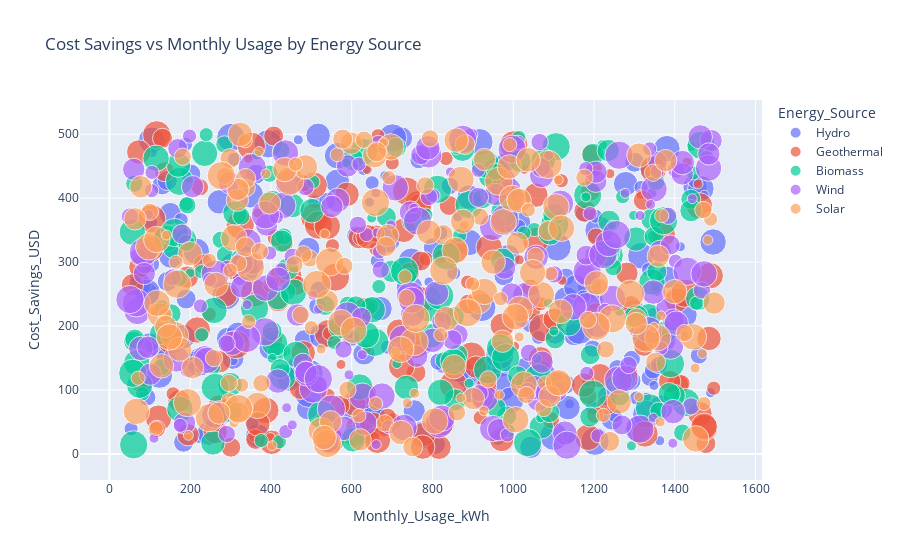

Notebook source saved alongside this figure:
### Markdown cell above
### Cost Savings Analysis

### Code cell
fig2 = px.scatter(df, 
                 x='Monthly_Usage_kWh', 
                 y='Cost_Savings_USD',
                 color='Energy_Source',
                 size='Household_Size',
                 hover_data=['Region', 'Income_Level'],
                 title='Cost Savings vs Monthly Usage by Energy Source')
fig2.show()

### Figure 1 — Plotly figure (JSON) as saved in the notebook; plotly's stock layout.template omitted (floating-point values rounded to 4 significant figures; data arrays with more than 128 entries replaced by an {"elided": "..."} marker saying what was removed)
{"data": [{"customdata": {"elided": "199x2 str values"}, "hovertemplate": "Energy_Source=Hydro<br>Monthly_Usage_kWh=%{x}<br>Cost_Savings_USD=%{y}<br>Household_Size=%{marker.size}<br>Region=%{customdata[0]}<br>Income_Level=%{customdata[1]}<extra></extra>", "legendgroup": "Hydro", "marker": {"color": "#636efa", "size": {"elided": "199 int values"}, "sizemode": "area", "sizeref": 0.02, "symbol": "circle"}, "mode": "markers", "name": "Hydro", "orientation": "v", "showlegend": true, "type": "scatter", "x": {"elided": "199 float values"}, "xaxis": "x", "y": {"elided": "199 float values"}, "yaxis": "y"}, {"customdata": {"elided": "180x2 str values"}, "hovertemplate": "Energy_Source=Geothermal<br>Monthly_Usage_kWh=%{x}<br>Cost_Savings_USD=%{y}<br>Household_Size=%{marker.size}<br>Region=%{customdata[0]}<br>Income_Level=%{customdata[1]}<extra></extra>", "legendgroup": "Geothermal", "marker": {"color": "#EF553B", "size": {"elided": "180 int values"}, "sizemode": "area", "sizeref": 0.02, "symbol": "circle"}, "mode": "markers", "name": "Geothermal", "orientation": "v", "showlegend": true, "type": "scatter", "x": {"elided": "180 float values"}, "xaxis": "x", "y": {"elided": "180 float values"}, "yaxis": "y"}, {"customdata": {"elided": "193x2 str values"}, "hovertemplate": "Energy_Source=Biomass<br>Monthly_Usage_kWh=%{x}<br>Cost_Savings_USD=%{y}<br>Household_Size=%{marker.size}<br>Region=%{customdata[0]}<br>Income_Level=%{customdata[1]}<extra></extra>", "legendgroup": "Biomass", "marker": {"color": "#00cc96", "size": {"elided": "193 int values"}, "sizemode": "area", "sizeref": 0.02, "symbol": "circle"}, "mode": "markers", "name": "Biomass", "orientation": "v", "showlegend": true, "type": "scatter", "x": {"elided": "193 float values"}, "xaxis": "x", "y": {"elided": "193 float values"}, "yaxis": "y"}, {"customdata": {"elided": "227x2 str values"}, "hovertemplate": "Energy_Source=Wind<br>Monthly_Usage_kWh=%{x}<br>Cost_Savings_USD=%{y}<br>Household_Size=%{marker.size}<br>Region=%{customdata[0]}<br>Income_Level=%{customdata[1]}<extra></extra>", "legendgroup": "Wind", "marker": {"color": "#ab63fa", "size": {"elided": "227 int values"}, "sizemode": "area", "sizeref": 0.02, "symbol": "circle"}, "mode": "markers", "name": "Wind", "orientation": "v", "showlegend": true, "type": "scatter", "x": {"elided": "227 float values"}, "xaxis": "x", "y": {"elided": "227 float values"}, "yaxis": "y"}, {"customdata": {"elided": "201x2 str values"}, "hovertemplate": "Energy_Source=Solar<br>Monthly_Usage_kWh=%{x}<br>Cost_Savings_USD=%{y}<br>Household_Size=%{marker.size}<br>Region=%{customdata[0]}<br>Income_Level=%{customdata[1]}<extra></extra>", "legendgroup": "Solar", "marker": {"color": "#FFA15A", "size": {"elided": "201 int values"}, "sizemode": "area", "sizeref": 0.02, "symbol": "circle"}, "mode": "markers", "name": "Solar", "orientation": "v", "showlegend": true, "type": "scatter", "x": {"elided": "201 float values"}, "xaxis": "x", "y": {"elided": "201 float values"}, "yaxis": "y"}], "layout": {"legend": {"itemsizing": "constant", "title": {"text": "Energy_Source"}, "tracegroupgap": 0}, "title": {"text": "Cost Savings vs Monthly Usage by Energy Source"}, "xaxis": {"anchor": "y", "domain": [0, 1], "title": {"text": "Monthly_Usage_kWh"}}, "yaxis": {"anchor": "x", "domain": [0, 1], "title": {"text": "Cost_Savings_USD"}}}}
